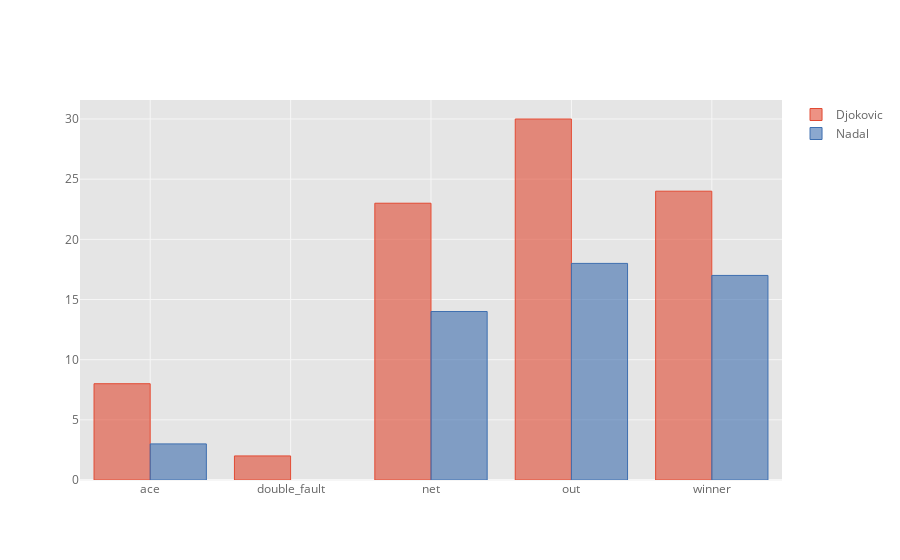

Notebook source saved alongside this figure:
### Code cell
points.groupby('reason')['winner'].value_counts().unstack().iplot(kind='bar')

### Figure 1 — Plotly figure (JSON) as saved in the notebook; plotly's stock layout.template omitted (floating-point values rounded to 4 significant figures)
{"data": [{"marker": {"color": "rgba(226, 74, 51, 0.6)", "line": {"color": "rgba(226, 74, 51, 1.0)", "width": 1}}, "name": "Djokovic", "orientation": "v", "text": "", "type": "bar", "x": ["ace", "double_fault", "net", "out", "winner"], "y": [8, 2, 23, 30, 24]}, {"marker": {"color": "rgba(62, 111, 176, 0.6)", "line": {"color": "rgba(62, 111, 176, 1.0)", "width": 1}}, "name": "Nadal", "orientation": "v", "text": "", "type": "bar", "x": ["ace", "double_fault", "net", "out", "winner"], "y": [3, "", 14, 18, 17]}], "layout": {"legend": {"bgcolor": "#FFFFFF", "font": {"color": "#666666"}}, "paper_bgcolor": "#FFFFFF", "plot_bgcolor": "#E5E5E5", "title": {"font": {"color": "#151516"}}, "xaxis": {"gridcolor": "#F6F6F6", "showgrid": true, "tickfont": {"color": "#666666"}, "title": {"font": {"color": "#666666"}, "text": ""}, "zerolinecolor": "#F6F6F6"}, "yaxis": {"gridcolor": "#F6F6F6", "showgrid": true, "tickfont": {"color": "#666666"}, "title": {"font": {"color": "#666666"}, "text": ""}, "zerolinecolor": "#F6F6F6"}}}
